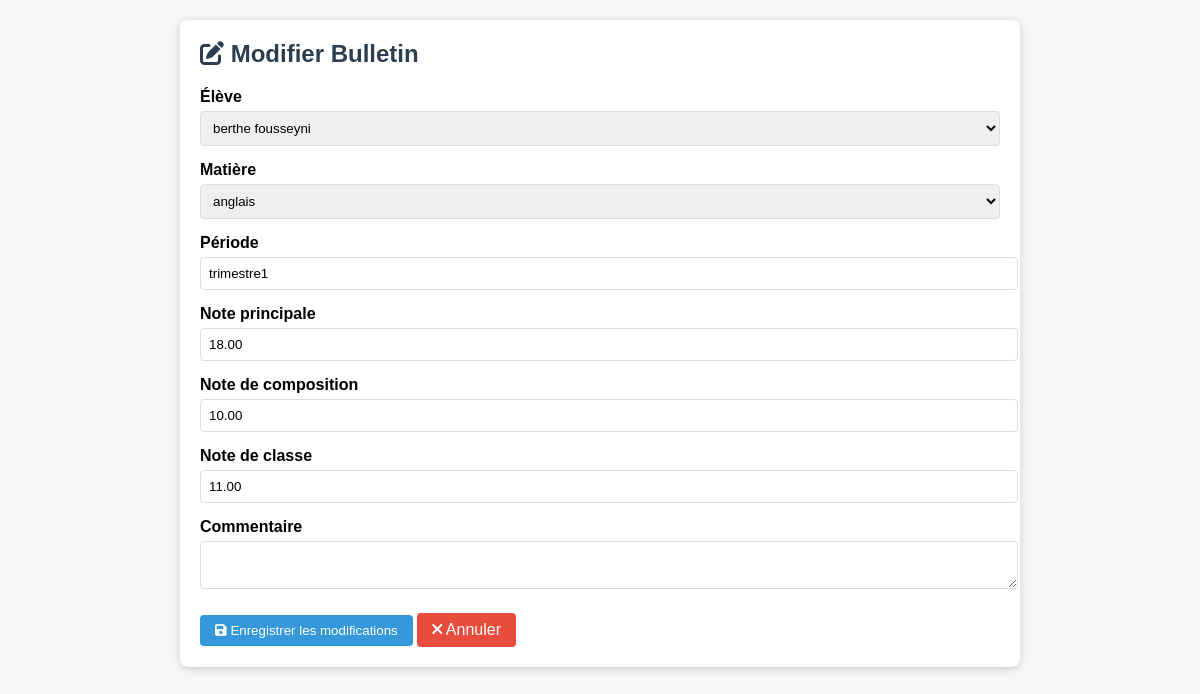
/modifier_bulletin.php?id=1, run on the app's committed database.
### tables this page shows
CREATE TABLE `notes` (
  `id` int(11) NOT NULL,
  `eleve_id` int(11) DEFAULT NULL,
  `matiere_id` int(11) DEFAULT NULL,
  `periode` varchar(50) DEFAULT NULL,
  `note` decimal(5,2) DEFAULT NULL,
  `note_composition` decimal(4,2) DEFAULT NULL,
  `commentaire` varchar(100) NOT NULL,
  `note_classe` decimal(4,2) DEFAULT NULL COMMENT 'Note de classe sur 20',
  `annee_scolaire` varchar(20) NOT NULL DEFAULT '2023-2024'
);

CREATE TABLE `eleves` (
  `id` int(11) NOT NULL,
  `nom` varchar(100) DEFAULT NULL,
  `prenom` varchar(100) DEFAULT NULL,
  `photo` varchar(100) NOT NULL,
  `created_at` datetime NOT NULL,
  `date_naissance` date DEFAULT NULL,
  `classe` varchar(100) DEFAULT NULL,
  `genre` enum('M','F') DEFAULT NULL,
  `classe_id` int(11) DEFAULT NULL,
  `matricule` varchar(50) DEFAULT NULL,
  `date_inscription` date DEFAULT NULL,
  `statut` enum('actif','inactif') DEFAULT 'actif',
  `lieu_naissance` varchar(100) DEFAULT NULL,
  `nationalite` varchar(50) DEFAULT NULL,
  `nom_pere` varchar(50) DEFAULT NULL,
  `nom_mere` varchar(50) DEFAULT NULL,
  `tel_parent` varchar(20) DEFAULT NULL,
  `adresse` text DEFAULT NULL,
  `telephone` varchar(20) DEFAULT NULL,
  `email` varchar(100) DEFAULT NULL COMMENT 'Adresse email de l''élève',
  `remarques` text DEFAULT NULL COMMENT 'Remarques et observations sur l''élève'
);

CREATE TABLE `matieres` (
  `id` int(11) NOT NULL,
  `nom` varchar(100) DEFAULT NULL,
  `coefficient` int(11) DEFAULT NULL,
  `niveau` varchar(50) DEFAULT NULL
);

### modifier_bulletin.php (the view, shortened to what this page needs)
<?php
require 'config.php';
$note_id = $_GET['id'];
$stmt = $pdo->prepare("SELECT * FROM notes WHERE id = ?");
$stmt->execute([$note_id]);
$note = $stmt->fetch();
$eleves = $pdo->query("SELECT id, nom, prenom FROM eleves ORDER BY nom")->fetchAll();
$matieres = $pdo->query("SELECT id, nom FROM matieres ORDER BY nom")->fetchAll();
?>
<!DOCTYPE html>
<html lang="fr">
<head>
    <link rel="stylesheet" href="https://cdnjs.cloudflare.com/ajax/libs/font-awesome/6.0.0/css/all.min.css">
</head>
<body>
<div class="container">
    <h2><i class="fas fa-edit"></i> Modifier Bulletin</h2>
    <form method="post">
        <div class="form-group">
            <label for="eleve_id">Élève</label>
            <select name="eleve_id" id="eleve_id" required>
                <?php foreach ($eleves as $eleve): ?>
                    <option value="<?= $eleve['id'] ?>" <?= $note['eleve_id'] == $eleve['id'] ? 'selected' : '' ?>>
                        <?= $eleve['nom'] ?> <?= $eleve['prenom'] ?>
                    </option>
                <?php endforeach; ?>
            </select>
        </div>
        <div class="form-group">
            <label for="matiere_id">Matière</label>
            <select name="matiere_id" id="matiere_id" required>
                <?php foreach ($matieres as $matiere): ?>
                    <option value="<?= $matiere['id'] ?>" <?= $note['matiere_id'] == $matiere['id'] ? 'selected' : '' ?>>
                        <?= $matiere['nom'] ?>
                    </option>
                <?php endforeach; ?>
            </select>
        </div>
        <div class="form-group">
            <label for="periode">Période</label>
            <input type="text" name="periode" id="periode" required value="<?= htmlspecialchars($note['periode']) ?>">
        </div>
        <div class="form-group">
            <label for="note">Note principale</label>
            <input type="number" step="0.01" min="0" max="20" name="note" id="note" required
                   value="<?= $note['note'] ?>">
        </div>
        <div class="form-group">
            <label for="note_composition">Note de composition</label>
            <input type="number" step="0.01" min="0" max="20" name="note_composition" id="note_composition"
                   value="<?= $note['note_composition'] ?>">
        </div>
        <div class="form-group">
            <label for="note_classe">Note de classe</label>
            <input type="number" step="0.01" min="0" max="20" name="note_classe" id="note_classe"
                   value="<?= $note['note_classe'] ?>">
        </div>
        <div class="form-group">
            <label for="commentaire">Commentaire</label>
            <textarea name="commentaire" id="commentaire"><?= htmlspecialchars($note['commentaire']) ?></textarea>
        </div>
        <div class="form-actions">
            <button type="submit" class="btn btn-primary">
                <i class="fas fa-save"></i> Enregistrer les modifications
            </button>
            <a href="gestion_bulletin.php" class="btn btn-danger">
                <i class="fas fa-times"></i> Annuler
            </a>
        </div>
    </form>
</div>
</body>
</html>

### modifier_bulletin.php (style rules this page uses)
body { font-family: Arial, sans-serif; background: #f7f7f7; margin: 0; padding: 20px; }
.container { max-width: 800px; margin: 0 auto; background: #fff; padding: 20px; border-radius: 8px; box-shadow: 0 2px 8px #ccc; }
h2 { color: #2c3e50; margin-top: 0; }
.form-group { margin-bottom: 15px; }
label { display: block; margin-bottom: 5px; font-weight: bold; }
input, select, textarea { width: 100%; padding: 8px; border: 1px solid #ddd; border-radius: 4px; }
.btn { padding: 8px 15px; border: none; border-radius: 4px; cursor: pointer; text-decoration: none; display: inline-block; }
.btn-primary { background: #3498db; color: white; }
.btn-danger { background: #e74c3c; color: white; }
.form-actions { margin-top: 20px; }

### data on the page
notes: eleve_id "berthe fousseyni", matiere_id "anglais", periode "trimestre1", note "18.00", note_composition "10.00", note_classe "11.00"
